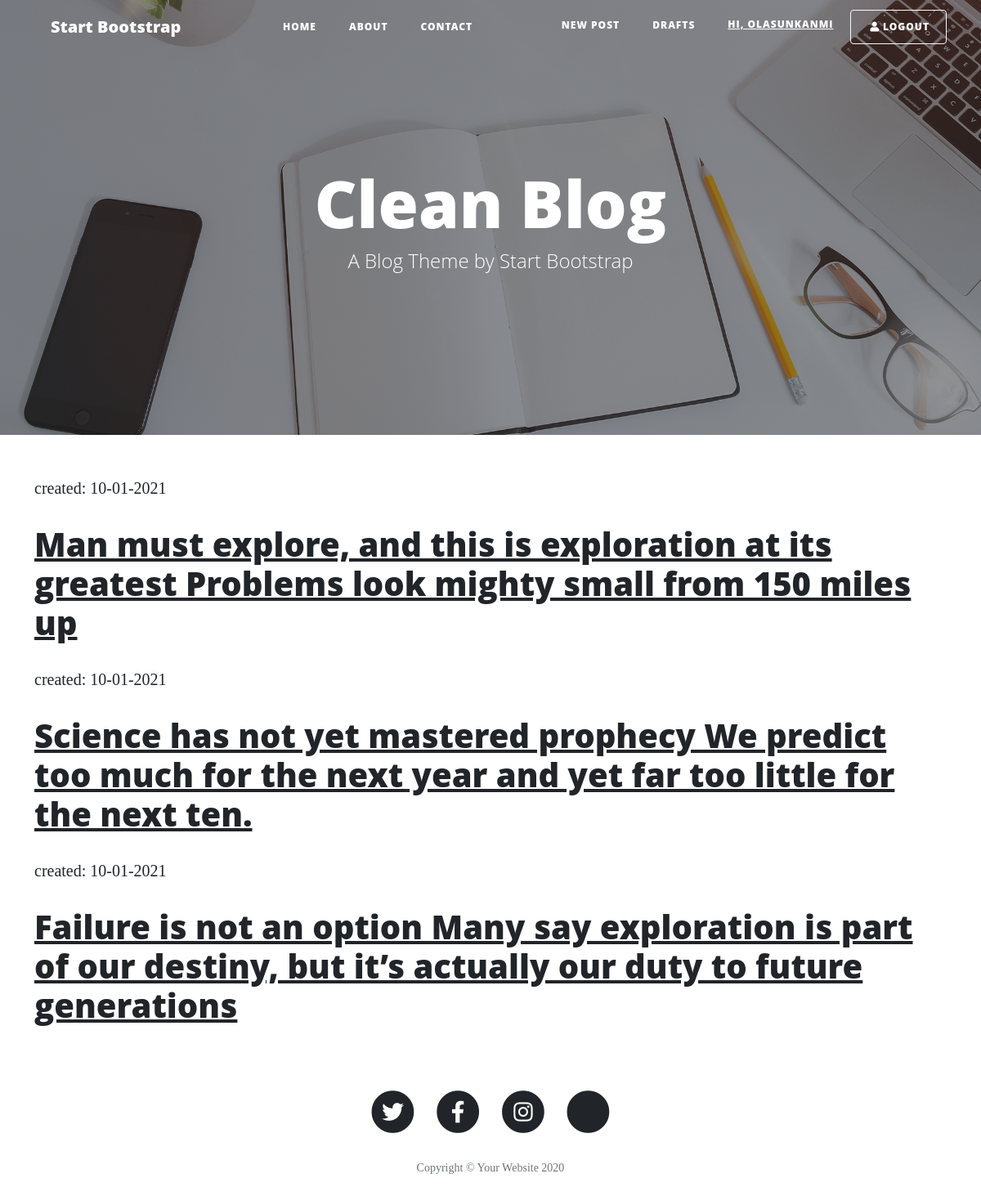
Page /drafts/ (signed in) on the committed database.
### core/models.py (models this page shows, shortened)
class Post(models.Model):
    author = models.ForeignKey('auth.User',on_delete=models.CASCADE)
    title = models.CharField(max_length=200)
    context = models.TextField()
    created_date = models.DateTimeField(default=timezone.now)
    published_date = models.DateTimeField(blank=True, null=True)

### core/views.py (the view)
# urls.py: path('drafts/', views.DraftListView.as_view(), name='post_draft_list'),
class DraftListView(LoginRequiredMixin,ListView):
    model = Post

### Templates/core/post_list.html (shortened to what this page needs)
{% extends 'base.html' %}
{% block content %}
    {% for post in post_list %}
        <div class="container">
            <p class="">created: {{ post.created_date|date:'d-m-Y' }}</p>
            <h1><a href="{% url 'core:post_detail' pk=post.pk %}">{{ post.title }}</a></h1>
        </div>
    {% endfor %}
{% endblock content %}

### Templates/include/navbars.html (shortened to what this page needs)
 <nav class="navbar navbar-expand-lg navbar-light fixed-top " id="mainNav">
   <div class="container">
     <a class="navbar-brand" href="/">Start Bootstrap</a>
     <div class="collapse navbar-collapse" id="navbarText">
       <ul class="navbar-nav m-auto" >
         <li class="nav-item">
           <a class="nav-link" href="/">Home</a>
         </li>
         <li class="nav-item">
           <a class="nav-link" href="{% url 'core:about' %}">About</a>
         </li>
         <li class="nav-item">
           <a class="nav-link" href="{% url 'core:contact' %}">Contact</a>
         </li>
       </ul>
       <ul class="navbar-nav nav-flex-icon">
         {% if user.is_authenticated %}
           {% if request.user.is_superuser %}
           <li class="nav-item"><a class=" nav-link" href="{% url 'core:post_new' %}">New Post</a></li>
           <li class="nav-item"><a class="nav-link" href="{% url 'core:post_draft_list' %}">Drafts</a></li>
            {% endif %}
            <li class="nav-item"> <a class="navbar-text">Hi, {{user.username}}</a></li>
          <li class="nav-item">
            <a href="{% url 'account_logout' %}" class="nav-link border border-light rounded waves-effect">
              <i class="fa fa-user p-1" aria-hidden="true"></i>Logout
            </a>
          </li>
         {% endif %}
       </ul>
     </div>
   </div>
 </nav>

### Static_Files/css/clean-blog.css (style rules this page uses)
body { font-size: 20px; color: #212529; font-family: 'Lora', 'Times New Roman', serif; }
p { line-height: 1.5; margin: 30px 0; }
h1, h2, h3, h4, h5, h6 { font-weight: 800; font-family: 'Open Sans', 'Helvetica Neue', Helvetica, Arial, sans-serif; }
a { color: #212529; transition: all 0.2s; }
#mainNav { position: absolute; border-bottom: 1px solid #e9ecef; background-color: white; font-family: 'Open Sans', 'Helvetica Neue', Helvetica, Arial, sans-serif; }
#mainNav .navbar-brand { font-weight: 800; color: #343a40; }
#mainNav .navbar-nav > li.nav-item > a { font-size: 12px; font-weight: 800; letter-spacing: 1px; text-transform: uppercase; }
@media only screen and (min-width: 992px) { #mainNav { border-bottom: 1px solid transparent; background: transparent; } }
@media only screen and (min-width: 992px) { #mainNav .navbar-brand { padding: 10px 20px; color: #fff; } }
@media only screen and (min-width: 992px) { #mainNav .navbar-nav > li.nav-item > a { padding: 10px 20px; color: #fff; } }
@media only screen and (min-width: 992px) { #mainNav { transition: background-color 0.2s; transform: translate3d(0, 0, 0); -webkit-backface-visibility: hidden; backface-visibility: hidden; } }

### rows in the picture
Post: created_date "10-01-2021", title "Man must explore, and this is exploration at its greatest Problems look mighty small from 150 miles up"
Post: created_date "10-01-2021", title "Science has not yet mastered prophecy We predict too much for the next year and yet far too little for the next ten."
Post: created_date "10-01-2021", title "Failure is not an option Many say exploration is part of our destiny, but it’s actually our duty to future generations"

### other values in the picture
{{ user.username }} "OLASUNKANMI"
